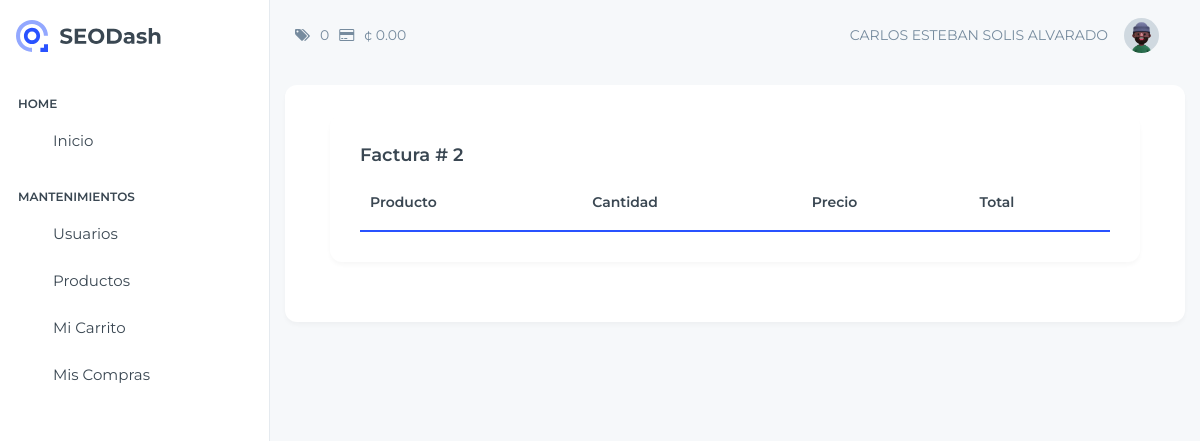
Page /View/Carrito/consultarDetalleFactura.php?id=2 (signed in) on the earlier database version.
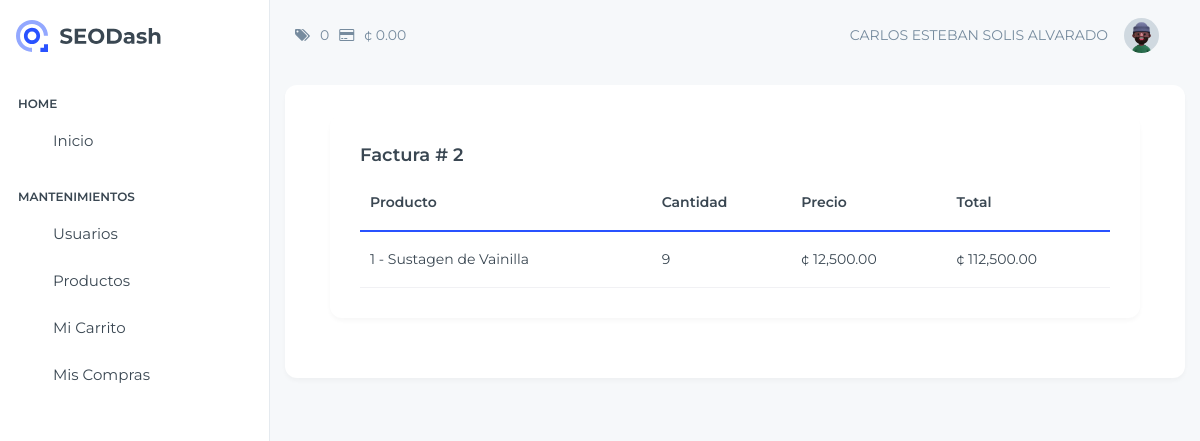
Same page on the later database version.
### tables this page shows
CREATE TABLE `tdetalle` (
  `Consecutivo` bigint(20) NOT NULL AUTO_INCREMENT,
  `ConsecutivoMaestro` bigint(20) DEFAULT NULL,
  `ConsecutivoProducto` bigint(20) DEFAULT NULL,
  `Cantidad` int(11) DEFAULT NULL,
  `Precio` decimal(18,2) DEFAULT NULL,
  `Total` decimal(18,2) DEFAULT NULL,
  PRIMARY KEY (`Consecutivo`),
  KEY `FK_DetalleMaestro` (`ConsecutivoMaestro`),
  KEY `FK_DetalleProducto` (`ConsecutivoProducto`),
  CONSTRAINT `FK_DetalleMaestro` FOREIGN KEY (`ConsecutivoMaestro`) REFERENCES `tmaestro` (`Consecutivo`),
  CONSTRAINT `FK_DetalleProducto` FOREIGN KEY (`ConsecutivoProducto`) REFERENCES `tproducto` (`Consecutivo`)
);

CREATE TABLE `tproducto` (
  `Consecutivo` bigint(20) NOT NULL AUTO_INCREMENT,
  `Nombre` varchar(100) NOT NULL,
  `Descripcion` varchar(1000) NOT NULL,
  `Precio` decimal(10,2) NOT NULL,
  `Cantidad` int(11) NOT NULL,
  `Imagen` varchar(1000) NOT NULL,
  PRIMARY KEY (`Consecutivo`)
);

### Model/CarritoModel.php (called while the page is built, shortened)
<?php
    function ConsultarDetalleFacturaModel($id)
    {
        try {
            $enlace = AbrirBD();
            $sentencia = "CALL ConsultarDetalleFactura('$id')" ;
            $result = $enlace -> query($sentencia);
            return $result;
        } catch (Exception $ex) {
            return null;
        }
    }
?>

### Controller/CarritoController.php (called while the page is built, shortened)
<?php
include_once $_SERVER["DOCUMENT_ROOT"] .'/Proyecto_Clase/Model/CarritoModel.php';
function ConsultarDetalleFactura($id)
{
    return ConsultarDetalleFacturaModel($id);
}
?>

### View/Carrito/consultarDetalleFactura.php (the view, shortened to what this page needs)
<?php
    include_once $_SERVER["DOCUMENT_ROOT"] .'/Proyecto_Clase/View/layout.php';
    include_once $_SERVER["DOCUMENT_ROOT"] .'/Proyecto_Clase/Controller/CarritoController.php';
    $id = $_GET["id"];
?>
<!doctype html>
<html lang="en">
<body class="page-wrapper">
    <div id="main-wrapper" data-layout="vertical" data-navbarbg="skin6" data-sidebartype="full"
        data-sidebar-position="fixed" data-header-position="fixed">
        <div class="body-wrapper">
            <div class="container-fluid">
                <div class="row">
                    <div class="card">
                        <div class="card-body">
                            <div class="card">
                                <div class="card-body">
                                    <h5 class="card-title">Factura # <?php echo $id ?> </h5>
                                    <div class="table-responsive">
                                        <table id="example" class="table text-nowrap align-middle mb-0">
                                            <thead>
                                                <tr class="border-2 border-bottom border-primary border-0">
                                                    <th scope="col">Producto</th>
                                                    <th scope="col">Cantidad</th>
                                                    <th scope="col">Precio</th>
                                                    <th scope="col">Total</th>
                                                </tr>
                                            </thead>
                                            <tbody class="table-group-divider">
                                                <?php
                                                    $datos = ConsultarDetalleFactura($id);
                                                    While($fila = mysqli_fetch_array($datos))
                                                    {
                                                        echo "<tr>";
                                                        echo "<td>" . $fila["ConsecutivoProducto"] . " - " . $fila["Nombre"] . "</td>";
                                                        echo "<td>" . $fila["Cantidad"]. "</td>";
                                                        echo "<td>¢ " . number_format($fila["Precio"],2). "</td>";
                                                        echo "<td>¢ " . number_format($fila["Total"],2). "</td>";
                                                        echo "</tr>";
                                                    }
                                                ?>
                                            </tbody>
                                        </table>
                                    </div>
                                </div>
                            </div>
                        </div>
                    </div>
                </div>
            </div>
        </div>
    </div>
</body>
</html>

Differences in the rows shown:
added tdetalle: ConsecutivoProducto "1", ConsecutivoProducto.Nombre "Sustagen de Vainilla", Cantidad "9", Precio "12,500.00", Total "112,500.00"
